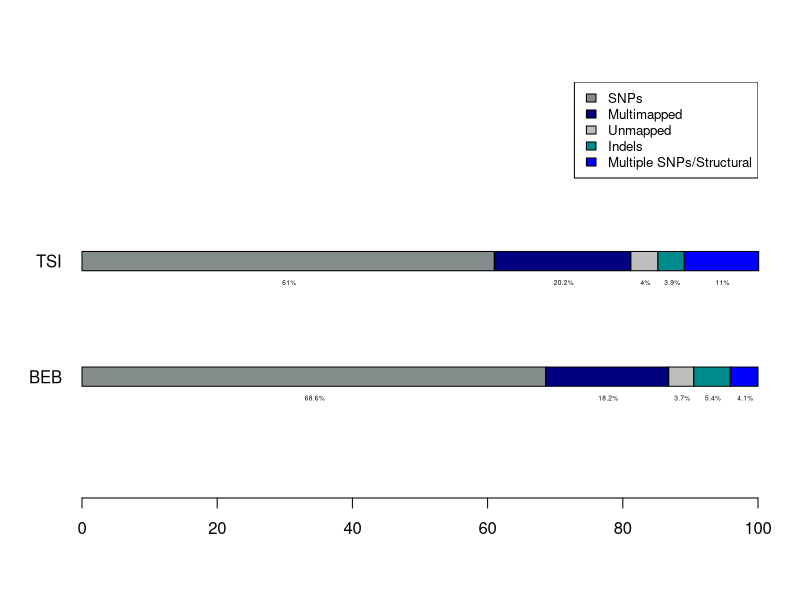

Recreate this plot in R.
library(plotrix)
slices <- c(363224,96363,19584,28318,21798);
lgds <- c("SNPs", "Multimapped","Unmapped", "Indels", "Multiple SNPs/Structural" )
pct <- round(slices/sum(slices)*100,digits=1);
lbls <- paste("", pct) # add percents to labels 
lbls <- paste(lbls,"%",sep="") # ad % to labels 
colors <- c("azure4","navy","gray","darkcyan","blue");

data=matrix(ncol=2,nrow=5);
texts=matrix(ncol=2,nrow=5);

data[,1]=pct;
texts[,1]=lbls;

slices <- c(281821,93223,18508,17905,50665); 
pct <- round(slices/sum(slices)*100,digits=1);
lbls <- paste("", pct) # add percents to labels 
lbls <- paste(lbls,"%",sep="");data[,2]=pct;


texts[,2]=lbls;

coords=matrix(ncol=2,nrow=5);

for(i in 1:5)
{
	coords[i,2]=data[i,2]/2+sum(data[1:i-1,2]);
	coords[i,1]=data[i,1]/2+sum(data[1:i-1,1]);

}

bp<-barplot(data,width=c(1,1),col=colors,horiz=TRUE,space=c(5,5),names.arg=c("BEB","TSI"),las=1,xlim=c(0,100),ylim=c(0,20));

text(x=t(coords),y=bp-0.5,t(texts),cex=0.4,pos=1);

#pie3D(slices,labels=lbls,explode=0,main="BEB",col=colors);
legend("topright", lgds, cex=0.8, fill=colors)